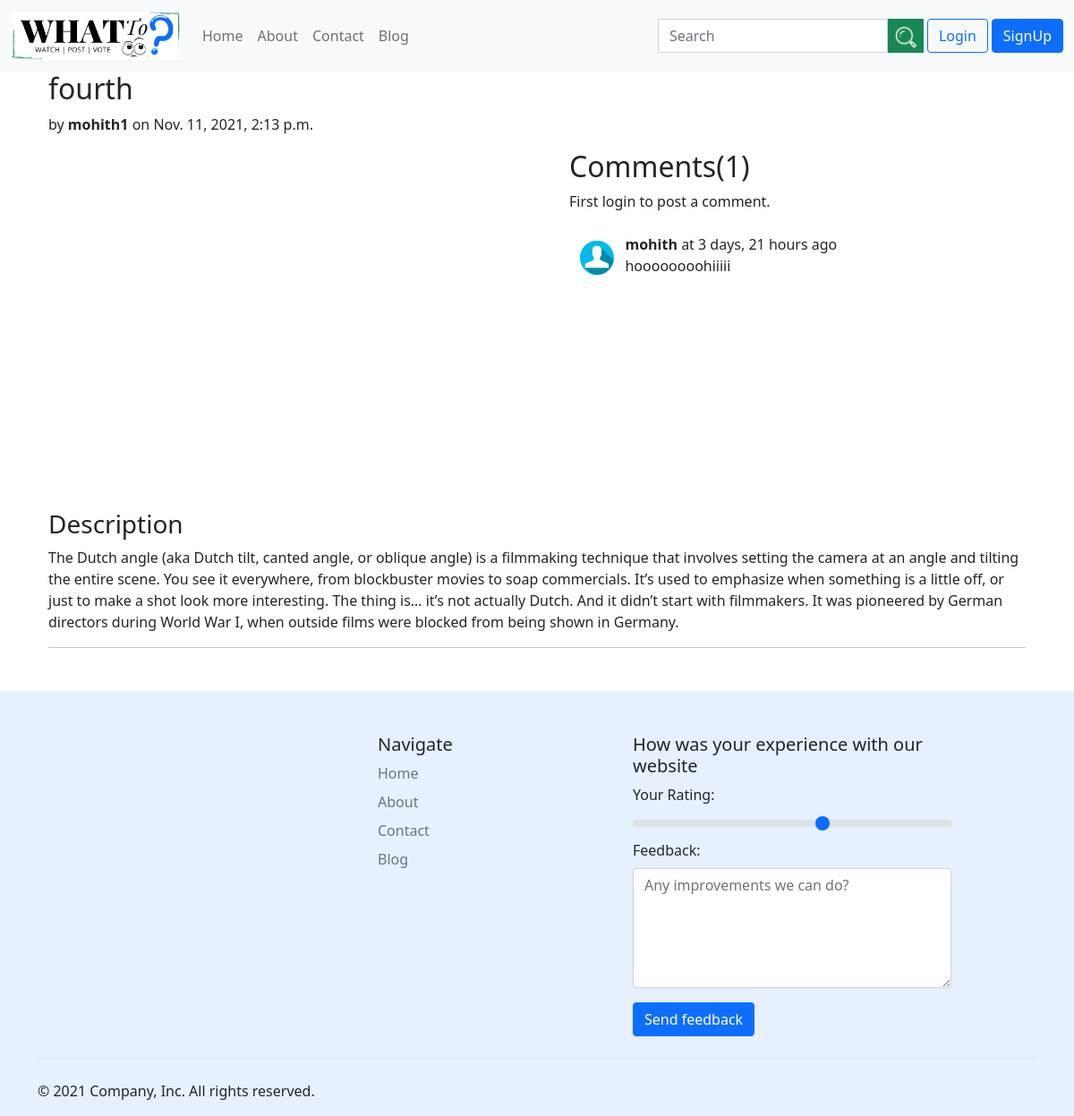
/blog/11, run on an earlier commit of the app's database.
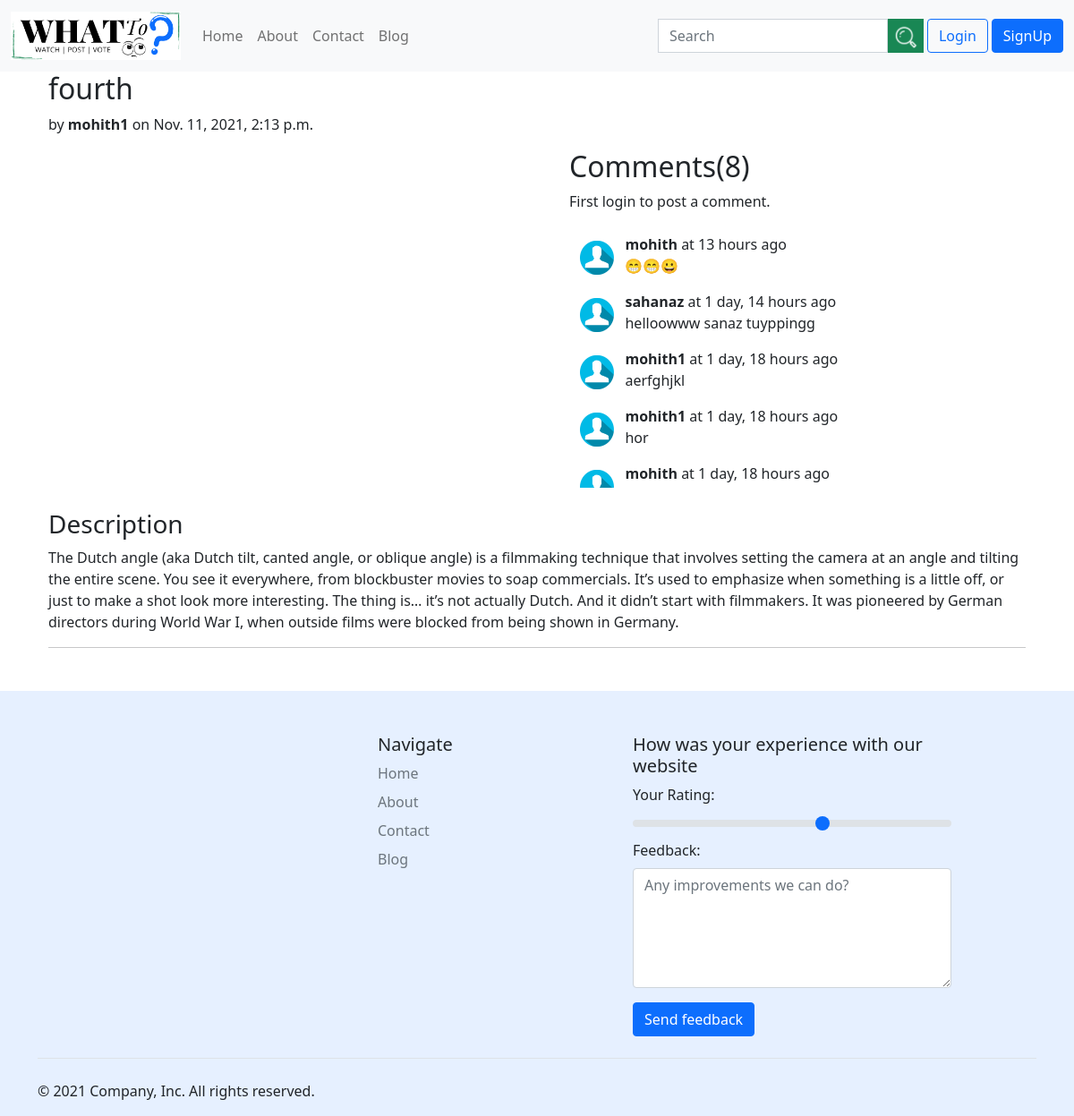
And on a later commit of the database.
### blog/models.py (models this page shows, shortened)
class BlogComment(models.Model):
    sno=models.AutoField(primary_key=True)
    comment=models.TextField()
    user=models.ForeignKey(User, on_delete=models.CASCADE)
    post=models.ForeignKey(Post, on_delete=models.CASCADE)
    parent=models.ForeignKey('self',on_delete=models.CASCADE, null=True )
    timestamp= models.DateTimeField(default=now)

### blog/views.py (the view)
# urls.py: path('<int:slug>', views.blogpost, name='home'),
def blogpost(request,slug):
    post=Post.objects.filter(slug=slug).first()
    comments= BlogComment.objects.filter(post=post).order_by('-timestamp')
    context={'post':post, 'comments':comments, 'user':request.user}
    return render(request,'blog/blogpost.html',context)

### templates/blog/blogpost.html (shortened to what this page needs)
{% extends 'base.html' %}
{% block body %}
{% load humanize %}
{% load embed_video_tags %}
<div class="container">
  <article class="container">
    <h2 class="blog-post-title">{{post.title}}</h2>
    <p class="blog-post-meta">by <b>{{post.author.username}}</b> on {{post.timeStamp}}  </p>
      <div class="row">
      <div class="col">
      </div>
      <div class="col">
      <div class="container">
  <h2>Comments({{comments.count}})</h2>
  <div class="my-2">
  {% if user.is_authenticated %}
     <form action="/blog/postComment" method="post">
    {% csrf_token %}
    <div class="mb-3">
      {% comment %} <label for="exampleInputEmail1" class="form-label">Post comment</label> {% endcomment %}
      <input type="text" class="form-control" name="comment" placeholder="enter your comment here" required>
    </div>
    <input type="hidden" name="postSno" value="{{post.slug}}">
    {% comment %} <input type="hidden" name="postSno" value="{{post.sno}}"> {% endcomment %}
    <button type="submit" class="btn btn-primary">Submit</button>
  </form>
  {% else %}
     First login to post a comment.
  {% endif %}
  </div>
<div class="container overflow-auto" style="height: 300px" >
  {% for comment in comments %}
  <div class="row my-3">
   <div class="col-md-1 px-0">
    <img class="rounded mt-2 d-block p-0" width=100% src="/static/img/user.png" alt="user">
   </div>
      <div class="col-md-10">
        <b>{{comment.user.username}}</b> at {{comment.timestamp | naturaltime}}
        <div>{{comment.comment}}</div>
      </div>
  </div>
  {% endfor %}
</div>
</div>
    </div>
   </div>
    <h3 class="mt-4">Description</h3>
    <p>{{post.content}}</p>
    <hr>
</div>
{% endblock body %}

What changed in the data, as far as the page shows it:
no longer on this page (row unchanged): BlogComment: user.username "mohith", timestamp "3 days, 21 hours ago", comment "hoooooooohiiiii"
added BlogComment: user.username "mohith", timestamp "13 hours ago", comment "😁😁😀"
added BlogComment: user.username "sahanaz", timestamp "1 day, 14 hours ago", comment "helloowww sanaz tuyppingg"
added BlogComment: user.username "mohith1", timestamp "1 day, 18 hours ago", comment "aerfghjkl"
added BlogComment: user.username "mohith1", timestamp "1 day, 18 hours ago", comment "hor"
added BlogComment: user.username "mohith", timestamp "1 day, 18 hours ago"
Also different on the page:
{{ comments.count }}: "1" → "8"
